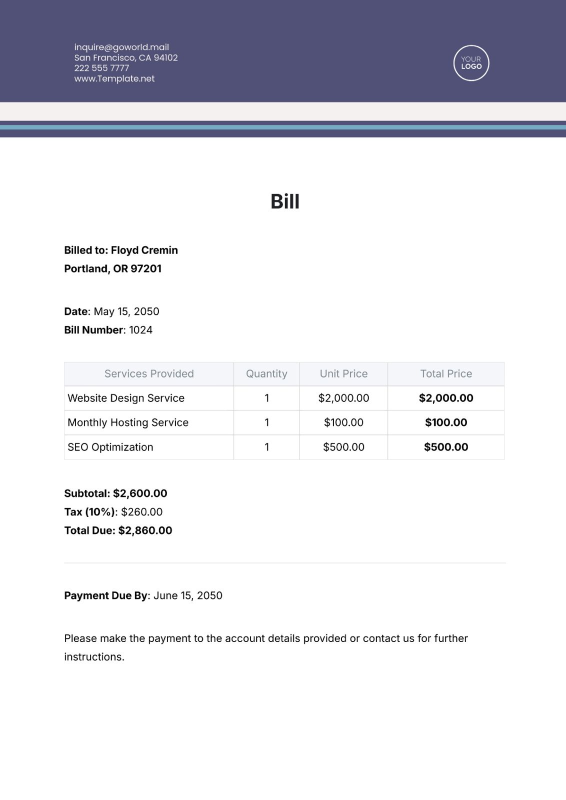
#> input picture backend/WhatsApp Image 2025-02-22 at 19.44.19_5579d586.jpg, 1132 x 1600 px (shown at 1/2 size)
$ python -i OCR.py   (imports and definitions only)
#> lines starting #> are read from the running program, lines starting #| are printed output that depends on the picture; after the words box and inside, x2 and y2 are one past the last pixel; in counts of white or black regions, pixels touching at a corner belong together
import cv2
import numpy as np
import pytesseract
pytesseract.pytesseract.tesseract_cmd = r'C:\Program Files\Tesseract-OCR\tesseract.exe'
#pytesseract.pytesseract.tesseract_cmd = r'/usr/bin/tesseract'
def preprocess_image(img_path):
    img = cv2.imread(img_path)
#> img is the input picture: shape (1600, 1132, 3); mean B, G, R 231.7, 226.1, 225.8

    # grayscaling
    gray = cv2.cvtColor(img, cv2.COLOR_BGR2GRAY)
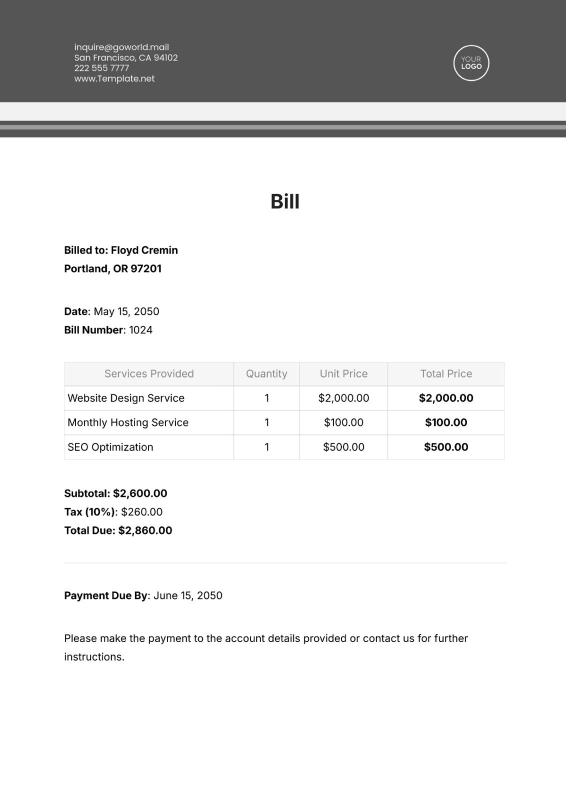
#> gray: shape (1600, 1132) (shown at 1/2 size); min 0, max 255, mean 226.6

    # resizing
    scale_factor = 3

    gray = cv2.resize(gray, None, fx=scale_factor, fy=scale_factor, interpolation=cv2.INTER_CUBIC)
#> gray: shape (4800, 3396)

    # Adaptive Thresholding (improves reading quality)
    gray = cv2.adaptiveThreshold(gray, 255, cv2.ADAPTIVE_THRESH_GAUSSIAN_C, cv2.THRESH_BINARY_INV, 11, 2)
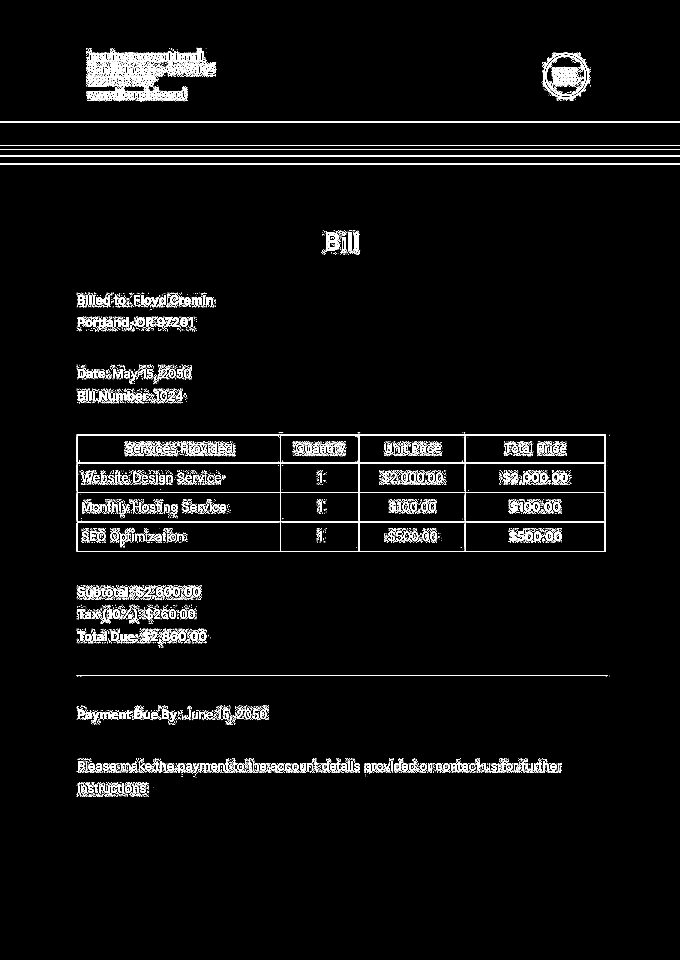
#> gray: shape (4800, 3396) (shown at 1/5 size); 3.1% white; 7902 white regions (6622 under 20 px), largest, box (x1, y1, x2, y2) and area: (384, 2171, 3029, 2760) 59634, (0, 818, 3396, 824) 20376, (0, 608, 3396, 613) 16980

    # Dilation (thickens the text, useful mostly if serif font)
    kernel = np.ones((1, 1), np.uint8)

    # Erosion (denoises)
    gray = cv2.erode(gray, kernel, iterations=1)

    return gray


def ocr(img_path):
    processed_img = preprocess_image(img_path)

    # Set custom OCR options for better small font recognition
    custom_config = "--oem 3 --psm 6"  # OCR Engine Mode 3 (default), Page Segmentation Mode 6 (assumes a block of text)

#> (the run stopped early here; a loop or call above may not have finished)
